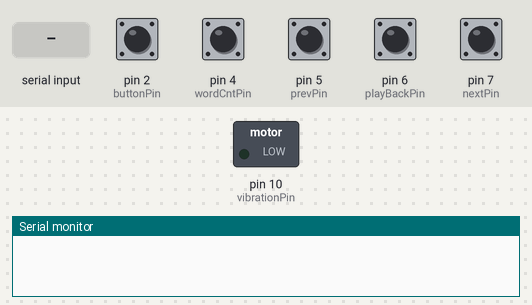
A sketch run on a simulated Arduino Uno, built with avr-gcc and run on an emulated ATmega328P. On the bench: switched loads named in the sketch (green lamp = pin HIGH), the last lines printed to the serial monitor. Inputs (shaded band) come from the test bench; at power-on: pin 2 (buttonPin), pin 4 (wordCntPin), pin 5 (prevPin), pin 6 (playBackPin), pin 7 (nextPin) HIGH.

Above: at 1.2 s.
1.3 s: "FEEDBACK_VIBRATE\n" received over Serial
At 1.46 s:
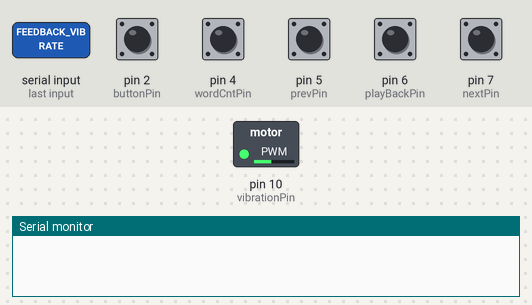
At 2.36 s:
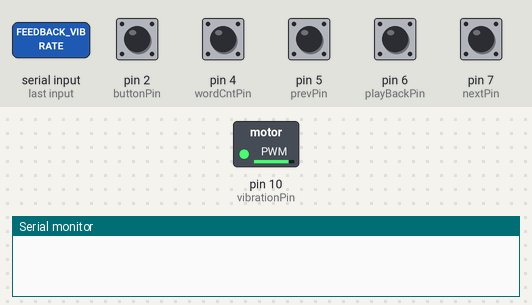
4.3 s: pin 2 (buttonPin) pulled LOW for 0.15 s
7.3 s: pin 4 (wordCntPin) pulled LOW for 0.15 s
At 9.94 s:
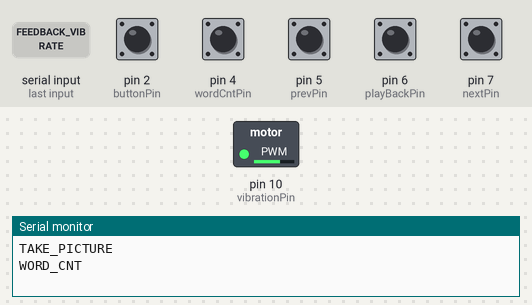
10.3 s: pin 5 (prevPin) pulled LOW for 0.15 s
At 10.85 s:
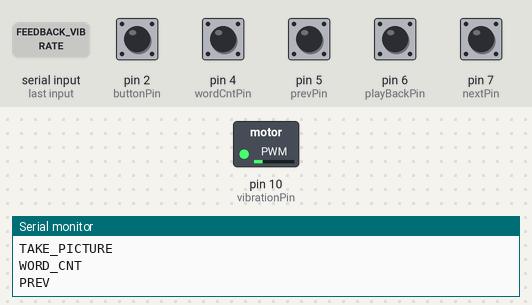
13.3 s: pin 6 (playBackPin) pulled LOW for 0.15 s
16.3 s: pin 7 (nextPin) pulled LOW for 0.15 s
Timing chart, 0 to 20.3 s (numbered marks = the images above; inputs shaded):
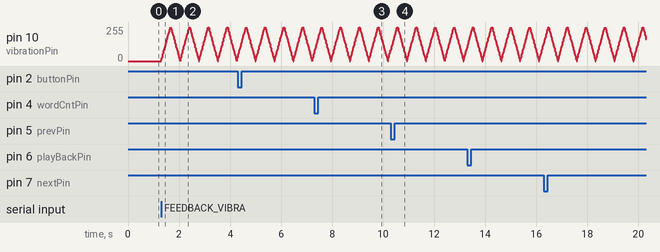

The sketch:

ard_serial.ino
```cpp
// pins
const int buttonPin = 2;
const int vibrationPin = 10;
const int playBackPin = 6;
const int prevPin = 5;
const int nextPin = 7;
const int wordCntPin = 4;

// global vars
unsigned long simpleDelay = 0;
int globalVibration = 0;
bool isVibrating = false;
unsigned long lastVibrateTime = 0;
int vibrationStrength = 0;
bool fadeUp = true;
String lastCommand = "";


// ITERATE VIBRATION TO NOT LOCKUP SYSTEM WHEN STEPPING UP AND DOWN 03/12/25

void checkButton() {
    static bool lastButtonState = HIGH;

    bool buttonState = digitalRead(buttonPin);
    if (buttonState == LOW && lastButtonState == HIGH) {
      delay(10);  // Short debounce
        if (digitalRead(buttonPin) == LOW) {  // Confirm it's still pressed
          sendCommand("TAKE_PICTURE");
        }
    }

    lastButtonState = buttonState;
}

void checkDigitalPins() {
    static bool lastPlayBackState = HIGH;
    static bool lastPrevState = HIGH;
    static bool lastNextState = HIGH;
    static bool lastWordCntState = HIGH;

    // Check pin 4 - PLAY_BACK
    bool playBackState = digitalRead(playBackPin);
    if (playBackState == LOW && lastPlayBackState == HIGH) {
        delay(10);  // Short debounce
        if (digitalRead(playBackPin) == LOW) {
            sendCommand("PLAY_BACK");
        }
    }
    lastPlayBackState = playBackState;

    // Check pin 5 - PREV
    bool prevState = digitalRead(prevPin);
    if (prevState == LOW && lastPrevState == HIGH) {
        delay(10);  // Short debounce
        if (digitalRead(prevPin) == LOW) {
            sendCommand("PREV");
        }
    }
    lastPrevState = prevState;

    // Check pin 6 - NEXT
    bool nextState = digitalRead(nextPin);
    if (nextState == LOW && lastNextState == HIGH) {
        delay(10);  // Short debounce
        if (digitalRead(nextPin) == LOW) {
            sendCommand("NEXT");
        }
    }
    lastNextState = nextState;

    // Check pin 7 - WORD_CNT
    bool wordCntState = digitalRead(wordCntPin);
    if (wordCntState == LOW && lastWordCntState == HIGH) {
        delay(10);  // Short debounce
        if (digitalRead(wordCntPin) == LOW) {
            sendCommand("WORD_CNT");
        }
    }
    lastWordCntState = wordCntState;
}

void checkSerialCommands() {
    if (Serial.available()) {
        String command = Serial.readStringUntil('\n');
        command.trim();
        handleCommand(command);
    }
}

void handleCommand(String command) {
    if (command == "FEEDBACK_VIBRATE") {
        isVibrating = true;
        lastCommand = "FEEDBACK_VIBRATE";
    } else if (command == "STOP_VIBRATION") {
        stopVibration();
    } else if (command == "REQUEST_COMPLETE") {
      triggerVibration(50);
      delay(50);
      triggerVibration(50);
    } else {
        Serial.print("UNKNOWN_COMMAND: ");
        Serial.println(command);
    }
}

void sendCommand(const char* cmd) {
    Serial.println(cmd);
}
/*
void iteVibr() {
  if (globalVibration
}
*/
void triggerVibration(int x) {
    analogWrite(vibrationPin, 200);  // Adjust as needed
    delay(x);  // Vibration duration
    stopVibration();
}

void stopVibration() {
    analogWrite(vibrationPin, 0);
    isVibrating = false;
}

// ::::    ::::      :::     ::::::::::: ::::    :::
// +:+:+: :+:+:+   :+: :+:       :+:     :+:+:   :+:
// +:+ +:+:+ +:+  +:+   +:+      +:+     :+:+:+  +:+
// +#+  +:+  +#+ +#++:++#++:     +#+     +#+ +:+ +#+
// +#+       +#+ +#+     +#+     +#+     +#+  +#+#+#
// #+#       #+# #+#     #+#     #+#     #+#   #+#+#
// ###       ### ###     ### ########### ###    ####
// main
void setup() {
    Serial.begin(19200);
    pinMode(buttonPin, INPUT_PULLUP);
    pinMode(vibrationPin, OUTPUT);
    pinMode(playBackPin, INPUT_PULLUP);
    pinMode(prevPin, INPUT_PULLUP);
    pinMode(nextPin, INPUT_PULLUP);
    pinMode(wordCntPin, INPUT_PULLUP);
    stopVibration();
}

void loop() {
    checkButton();
    checkDigitalPins();
    checkSerialCommands();

    // Handle ongoing vibration loop
    if (isVibrating) {
        unsigned long now = millis();
        if (now - lastVibrateTime > 10) {  // update every 10ms
            lastVibrateTime = now;

            // Fade vibration up/down
            if (fadeUp) {
                vibrationStrength += 10;
                if (vibrationStrength >= 255) {
                    vibrationStrength = 255;
                    fadeUp = false;
                }
            } else {
                vibrationStrength -= 10;
                if (vibrationStrength <= 0) {
                    vibrationStrength = 0;
                    fadeUp = true;
                }
            }
            analogWrite(vibrationPin, vibrationStrength);
        }
    }
    delay(5);
}
```
